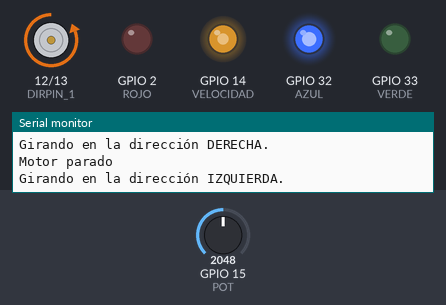
Simulated run of this sketch. Board: ESP32. Parts: motor-driver pin pairs drawn as motors (green arrow = first pin HIGH = forward, orange = second pin HIGH = backward, longer = more drive), output pins drawn as LEDs (lit = HIGH), the last lines printed to the serial monitor. The test bench sets the inputs (shaded band); at power-on: GPIO 15 (POT) = 2048.

Above: at 7.8 s.
7.9 s: GPIO 15 (POT) set to 2866
At 12.5 s:
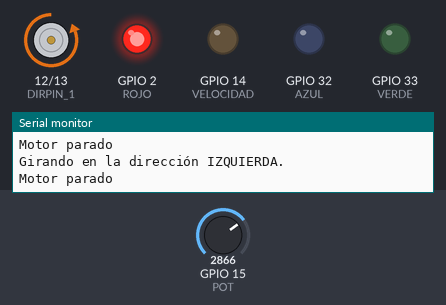
21.4 s: GPIO 15 (POT) set to 491
At 28.8 s:
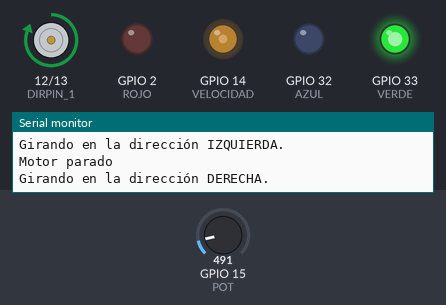
34.5 s: GPIO 15 (POT) set to 2047
At 42.3 s:
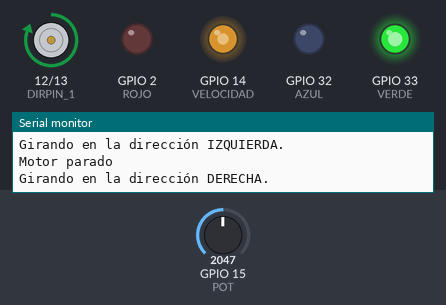
48.0 s: GPIO 15 (POT) set to 0
Timing chart, 0 to 56.8 s (numbered marks = the images above; inputs shaded):
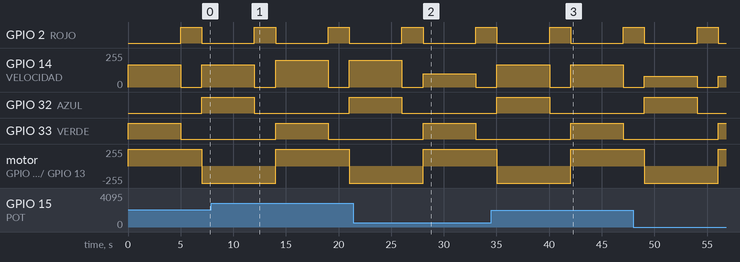

Measured:
- by itself, GPIO 2 (ROJO): alternates HIGH for 2.0 s and LOW for 5.0 s
- by itself, GPIO 14 (VELOCIDAD): alternates 167/255 for 5.0 s and 0/255 for 2.0 s

The sketch:

32B_motor_L293D_copy_20250728115016.ino
```cpp
#include <LiquidCrystal_I2C.h>
#include <Wire.h>


#define VELOCIDAD 14
#define DIRPIN_1 12
#define DIRPIN_2 13

//Estados posibles
#define PARO 0
#define DERECHA 1
#define IZQUIERDA 2

#define ROJO 2
#define AZUL 32
#define VERDE 33

#define POT 15

#define SDA 26
#define SCL 27
#define ADDR 0x27

LiquidCrystal_I2C lcd(ADDR,16,2);


void setup()
{
  Serial.begin(115200);

  pinMode(VELOCIDAD, OUTPUT);
  pinMode(DIRPIN_1, OUTPUT);
  pinMode(DIRPIN_2, OUTPUT);

  pinMode(ROJO, OUTPUT);
  pinMode(AZUL, OUTPUT);
  pinMode(VERDE, OUTPUT);

  pinMode(POT, INPUT);

}

void loop()
{
  cambioEstado(DERECHA);
  delay(5000);

  cambioEstado(PARO);
  delay(2000);

  cambioEstado(IZQUIERDA);
  delay(5000);

  cambioEstado(PARO);
  delay(2000);


}

void cambioEstado(int estadoNuevo)
{
  lcd.clear();

  switch(estadoNuevo){
  case PARO:
  Serial.println("Motor parado");
  analogWrite(VELOCIDAD, 0); // Aapagamos el motor
  digitalWrite(ROJO, HIGH);
  digitalWrite(VERDE, LOW);
  digitalWrite(AZUL, LOW);

  break;

  case IZQUIERDA:
  //digitalWrite(VELOCIDAD, HIGH); // Encendemos el motor
  Serial.println("Girando en la dirección IZQUIERDA.");
  analogWrite(VELOCIDAD, leerPot());
  digitalWrite(DIRPIN_1, 0);
  digitalWrite(DIRPIN_2, 1);
  digitalWrite(AZUL, HIGH);
  digitalWrite(VERDE, LOW);
  digitalWrite(ROJO, LOW);

  break;

  case DERECHA:
  //digitalWrite(VELOCIDAD, HIGH); // Encendemos el motor
  Serial.println("Girando en la dirección DERECHA.");
  analogWrite(VELOCIDAD, leerPot());
  digitalWrite(DIRPIN_1, 1);
  digitalWrite(DIRPIN_2, 0);
  digitalWrite(VERDE, HIGH);
  digitalWrite(ROJO, LOW);
  digitalWrite(AZUL, LOW);

  break;
  }

}

int leerPot()
{
  int valorPot = 0;
  int valorVel = 0;

  valorPot = analogRead(POT);
  valorVel = map(valorPot, 0, 4096, 80, 255);
  return valorVel;

  Serial.println("Velocidad: " + String(valorPot));

  Serial.println("Velocidad: " + String(valorVel));

  //int valuePot = analogRead(POT);
}

void escribeLCD(String mensaje, int fila)
{
  //lcd.clear();
  lcd.setCursor(0,fila);
  lcd.print(mensaje);
}
```
